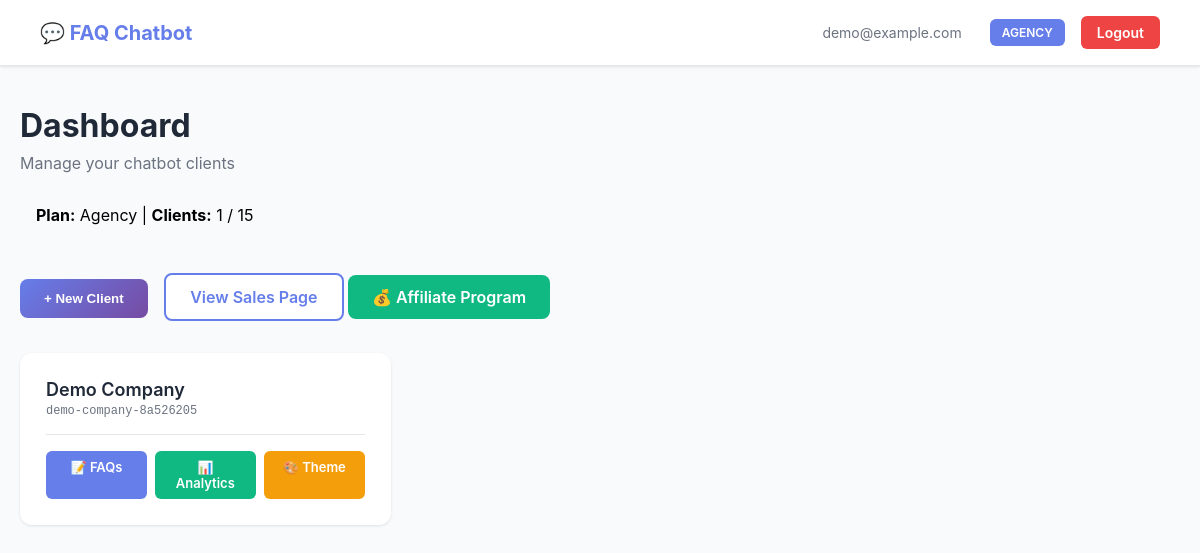
Before: /dashboard (signed in) with the older database file.
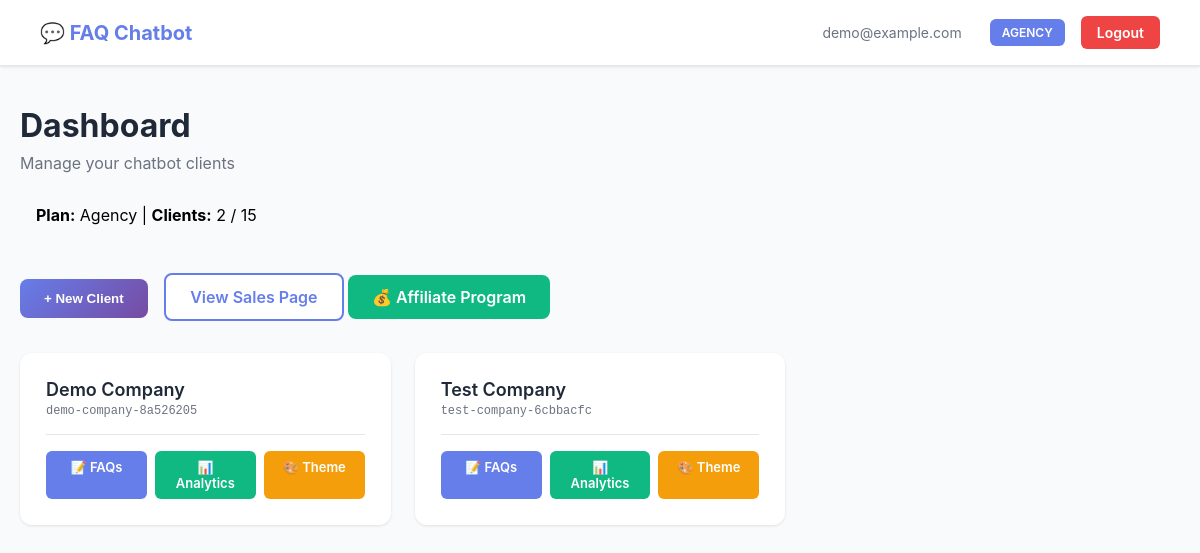
After: the same page with the newer database file.
### tables this page shows
CREATE TABLE users (
            id INTEGER PRIMARY KEY AUTOINCREMENT,
            email TEXT UNIQUE NOT NULL,
            password_hash TEXT NOT NULL,
            created_at TIMESTAMP DEFAULT CURRENT_TIMESTAMP,
            plan_type TEXT DEFAULT 'starter'
        );

CREATE TABLE clients (
            id INTEGER PRIMARY KEY AUTOINCREMENT,
            user_id INTEGER NOT NULL,
            client_id TEXT UNIQUE NOT NULL,
            company_name TEXT NOT NULL,
            branding_settings TEXT,
            created_at TIMESTAMP DEFAULT CURRENT_TIMESTAMP,
            FOREIGN KEY (user_id) REFERENCES users (id)
        );

### app.py (the view)
@app.route('/dashboard')
@login_required
def dashboard():
    clients = models.get_user_clients(current_user.id)
    for client in clients:
        if client['branding_settings']:
            client['branding_settings'] = json.loads(client['branding_settings'])
    return render_template('dashboard.html', user=current_user, clients=clients)

### app.py (called while the page is built)
@login_manager.user_loader
def load_user(user_id):
    user_data = models.get_user_by_id(int(user_id))
    if user_data:
        return User(user_data)
    return None

### models.py (called while the page is built)
def get_db():
    conn = sqlite3.connect(DATABASE)
    conn.row_factory = sqlite3.Row
    return conn

def get_user_by_id(user_id):
    conn = get_db()
    cursor = conn.cursor()
    cursor.execute('SELECT * FROM users WHERE id = ?', (user_id,))
    user = cursor.fetchone()
    conn.close()
    return dict(user) if user else None

def get_user_clients(user_id):
    conn = get_db()
    cursor = conn.cursor()
    cursor.execute('SELECT * FROM clients WHERE user_id = ?', (user_id,))
    clients = cursor.fetchall()
    conn.close()
    return [dict(client) for client in clients]

### templates/dashboard.html (shortened to what this page needs)
<!DOCTYPE html>
<html lang="en">
<head>
</head>
<body>
    <div class="navbar">
        <div class="navbar-brand">💬 FAQ Chatbot</div>
        <div class="navbar-right">
            <span class="user-email">{{ user.email }}</span>
            <span class="plan-badge">{{ user.plan_type }}</span>
            <a href="/logout" class="btn-logout">Logout</a>
        </div>
    </div>
    <div class="container">
        <div class="header">
    <h1>Dashboard</h1>
    <p>Manage your chatbot clients</p>
    <div style="background: #f9fafb; padding: 16px; border-radius: 8px; margin-top: 16px; display: inline-block;">
        <strong>Plan:</strong> {{ user.plan_type|title }} |
        <strong>Clients:</strong> {{ clients|length }} /
        {% if user.plan_type == 'starter' %}5
        {% elif user.plan_type == 'agency' %}15
        {% else %}Unlimited{% endif %}
    </div>
</div>
        <div class="actions">
    {% set limit_reached = (user.plan_type == 'starter' and clients|length >= 5) or (user.plan_type == 'agency' and clients|length >= 15) %}
    {% if limit_reached %}
        <a href="/upgrade" class="btn-primary" style="background: #f59e0b;">
            🚀 Upgrade to Add More Clients
        </a>
    {% else %}
        <button class="btn-primary" onclick="openNewClientModal()">+ New Client</button>
    {% endif %}
    <a href="/sales" class="btn-secondary">View Sales Page</a>
    <a href="/affiliate-dashboard" class="btn-secondary" style="background: #10b981; color: white; border: none;">
        💰 Affiliate Program
    </a>
</div>
        {% if clients %}
        <div class="clients-grid">
            {% for client in clients %}
            <div class="client-card">
                <div class="client-header">
                    <div>
                        <div class="client-name">{{ client.company_name }}</div>
                        <div class="client-id">{{ client.client_id }}</div>
                    </div>
                </div>
                <div class="client-actions">
                    <a href="/faq-manager?client_id={{ client.client_id }}" class="btn-small btn-manage">📝 FAQs</a>
                    {% if user.plan_type != 'free' %}
                        <a href="/analytics?client_id={{ client.client_id }}" class="btn-small btn-analytics">📊 Analytics</a>
                        <a href="/customize?client_id={{ client.client_id }}" class="btn-small btn-customize">🎨 Theme</a>
                        {% endif %}
                </div>
            </div>
            {% endfor %}
        </div>
        {% endif %}
    </div>
</body>
</html>

### templates/dashboard.html (style rules this page uses)
* { margin: 0; padding: 0; box-sizing: border-box; }
body { font-family: -apple-system, BlinkMacSystemFont, 'Segoe UI', Roboto, sans-serif; background: #f9fafb; min-height: 100vh; }
.navbar { background: white; border-bottom: 1px solid #e5e7eb; padding: 16px 40px; display: flex; justify-content: space-between; align-items: center; box-shadow: 0 1px 3px rgba(0, 0, 0, 0.1); }
.navbar-brand { font-size: 20px; font-weight: 700; color: #667eea; }
.navbar-right { display: flex; gap: 16px; align-items: center; }
.user-email { color: #6b7280; font-size: 14px; }
.btn-logout { padding: 8px 16px; background: #ef4444; color: white; border: none; border-radius: 6px; font-weight: 600; cursor: pointer; text-decoration: none; font-size: 14px; }
.container { max-width: 1200px; margin: 0 auto; padding: 40px 20px; }
.header { margin-bottom: 32px; }
.header h1 { font-size: 32px; color: #1f2937; margin-bottom: 8px; }
.header p { color: #6b7280; font-size: 16px; }
.plan-badge { display: inline-block; padding: 6px 12px; background: #667eea; color: white; border-radius: 6px; font-size: 12px; font-weight: 600; text-transform: uppercase; margin-left: 12px; }
.actions { margin-bottom: 32px; }
.btn-primary { padding: 12px 24px; background: linear-gradient(135deg, #667eea 0%, #764ba2 100%); color: white; border: none; border-radius: 8px; font-weight: 600; cursor: pointer; text-decoration: none; display: inline-block; margin-right: 12px; }
.btn-secondary { padding: 12px 24px; background: white; color: #667eea; border: 2px solid #667eea; border-radius: 8px; font-weight: 600; cursor: pointer; text-decoration: none; display: inline-block; }
.clients-grid { display: grid; grid-template-columns: repeat(auto-fill, minmax(320px, 1fr)); gap: 24px; }
.client-card { background: white; border-radius: 12px; padding: 24px; box-shadow: 0 1px 3px rgba(0, 0, 0, 0.1); border: 2px solid transparent; transition: all 0.2s; }
.client-header { display: flex; justify-content: space-between; align-items: flex-start; margin-bottom: 16px; }
.client-name { font-size: 18px; font-weight: 600; color: #1f2937; margin-bottom: 4px; }
.client-id { font-size: 12px; color: #6b7280; font-family: monospace; }
.client-actions { display: flex; gap: 8px; margin-top: 16px; padding-top: 16px; border-top: 1px solid #e5e7eb; }
.btn-small { padding: 8px 12px; font-size: 13px; border-radius: 6px; border: none; cursor: pointer; font-weight: 600; text-decoration: none; flex: 1; text-align: center; }
.btn-manage { background: #667eea; color: white; }
.btn-analytics { background: #10b981; color: white; }
.btn-customize { background: #f59e0b; color: white; }

Changed rows visible on the page:
added clients: company_name "Test Company", client_id "test-company-6cbbacfc"
Other visible differences:
{{ clients|length }}: "1" → "2"
